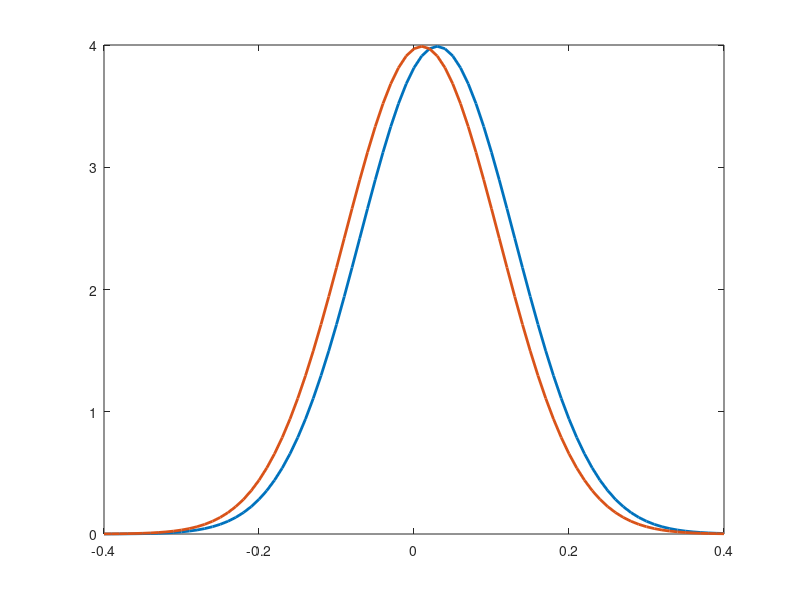

Here is the MATLAB script that generated this plot: (Note: this script raises an error after producing the figure.)
pd1 = makedist('Normal','mu',0.03,'sigma',.1);
pd2 = makedist('Normal','mu',0.01,'sigma',.1);
x = -0.4:.01:0.4;
pd1f_normal = pdf(pd1,x);
pd2f_normal = pdf(pd2,x);
% Plot the pdf.
plot(x,pd1f_normal,'LineWidth',2);
ax = gca;
hold on;
plot(x,pd2f_normal,'LineWidth',2);
%% Center axes
centeraxes(ax);
ax.XGrid='on';
ax.YGrid='on';
ax.YMinorTick='on';
ax.Clipping='on';



